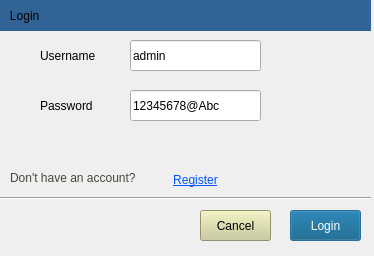
<?xml version="1.0" encoding="UTF-8"?>
<ui version="4.0">
 <class>Login</class>
 <widget class="QDialog" name="Login">
  <property name="geometry">
   <rect>
    <x>0</x>
    <y>0</y>
    <width>374</width>
    <height>256</height>
   </rect>
  </property>
  <property name="windowTitle">
   <string>Stock Price Prediction</string>
  </property>
  <property name="windowOpacity">
   <double>1.000000000000000</double>
  </property>
  <widget class="QLabel" name="label">
   <property name="geometry">
    <rect>
     <x>0</x>
     <y>0</y>
     <width>371</width>
     <height>31</height>
    </rect>
   </property>
   <property name="styleSheet">
    <string notr="true">background-color: rgb(49, 99, 149);
font: 75 20pt &quot;Times New Roman&quot;;</string>
   </property>
   <property name="text">
    <string>   Login</string>
   </property>
  </widget>
  <widget class="QLabel" name="label_2">
   <property name="geometry">
    <rect>
     <x>40</x>
     <y>40</y>
     <width>71</width>
     <height>31</height>
    </rect>
   </property>
   <property name="styleSheet">
    <string notr="true">font: 75 12pt &quot;Times New Roman&quot;;</string>
   </property>
   <property name="text">
    <string>Username</string>
   </property>
  </widget>
  <widget class="QLineEdit" name="txtUserName">
   <property name="geometry">
    <rect>
     <x>130</x>
     <y>40</y>
     <width>131</width>
     <height>31</height>
    </rect>
   </property>
   <property name="text">
    <string>admin</string>
   </property>
  </widget>
  <widget class="QLineEdit" name="txtPassWord">
   <property name="geometry">
    <rect>
     <x>130</x>
     <y>90</y>
     <width>131</width>
     <height>31</height>
    </rect>
   </property>
   <property name="inputMethodHints">
    <set>Qt::ImhHiddenText</set>
   </property>
   <property name="text">
    <string>12345678@Abc</string>
   </property>
  </widget>
  <widget class="QLabel" name="label_3">
   <property name="geometry">
    <rect>
     <x>40</x>
     <y>90</y>
     <width>71</width>
     <height>31</height>
    </rect>
   </property>
   <property name="styleSheet">
    <string notr="true">font: 75 12pt &quot;Times New Roman&quot;;</string>
   </property>
   <property name="text">
    <string>Password</string>
   </property>
  </widget>
  <widget class="Line" name="line">
   <property name="geometry">
    <rect>
     <x>0</x>
     <y>190</y>
     <width>371</width>
     <height>16</height>
    </rect>
   </property>
   <property name="orientation">
    <enum>Qt::Horizontal</enum>
   </property>
  </widget>
  <widget class="QPushButton" name="btnLogin">
   <property name="geometry">
    <rect>
     <x>290</x>
     <y>210</y>
     <width>71</width>
     <height>31</height>
    </rect>
   </property>
   <property name="styleSheet">
    <string notr="true">background-color: rgb(0, 84, 127);
color: rgb(255, 255, 255);
font: 75 10pt &quot;Times New Roman&quot;;</string>
   </property>
   <property name="text">
    <string>Login</string>
   </property>
  </widget>
  <widget class="QPushButton" name="btnCancel">
   <property name="geometry">
    <rect>
     <x>200</x>
     <y>210</y>
     <width>71</width>
     <height>31</height>
    </rect>
   </property>
   <property name="styleSheet">
    <string notr="true">background-color: rgb(203, 203, 152);
font: 75 10pt &quot;Times New Roman&quot;;</string>
   </property>
   <property name="text">
    <string>Cancel</string>
   </property>
  </widget>
  <widget class="QLabel" name="label_4">
   <property name="geometry">
    <rect>
     <x>10</x>
     <y>170</y>
     <width>141</width>
     <height>16</height>
    </rect>
   </property>
   <property name="styleSheet">
    <string notr="true">color: rgb(71, 71, 53);
font: 12pt &quot;Times New Roman&quot;;</string>
   </property>
   <property name="text">
    <string>Don't have an account?</string>
   </property>
  </widget>
  <widget class="QPushButton" name="btnRegister">
   <property name="geometry">
    <rect>
     <x>160</x>
     <y>170</y>
     <width>71</width>
     <height>20</height>
    </rect>
   </property>
   <property name="sizePolicy">
    <sizepolicy hsizetype="Minimum" vsizetype="Minimum">
     <horstretch>0</horstretch>
     <verstretch>0</verstretch>
    </sizepolicy>
   </property>
   <property name="autoFillBackground">
    <bool>false</bool>
   </property>
   <property name="styleSheet">
    <string notr="true">color: rgb(0, 85, 255);
font: 10pt &quot;Times New Roman&quot;;
text-decoration: underline;
border: none;</string>
   </property>
   <property name="text">
    <string>Register</string>
   </property>
   <property name="iconSize">
    <size>
     <width>0</width>
     <height>0</height>
    </size>
   </property>
  </widget>
  <widget class="QLabel" name="lbLoginErr">
   <property name="geometry">
    <rect>
     <x>40</x>
     <y>140</y>
     <width>291</width>
     <height>16</height>
    </rect>
   </property>
   <property name="styleSheet">
    <string notr="true">color: rgb(255, 0, 0);
font: 10pt &quot;Times New Roman&quot;;</string>
   </property>
   <property name="text">
    <string/>
   </property>
  </widget>
 </widget>
 <resources/>
 <connections/>
</ui>
